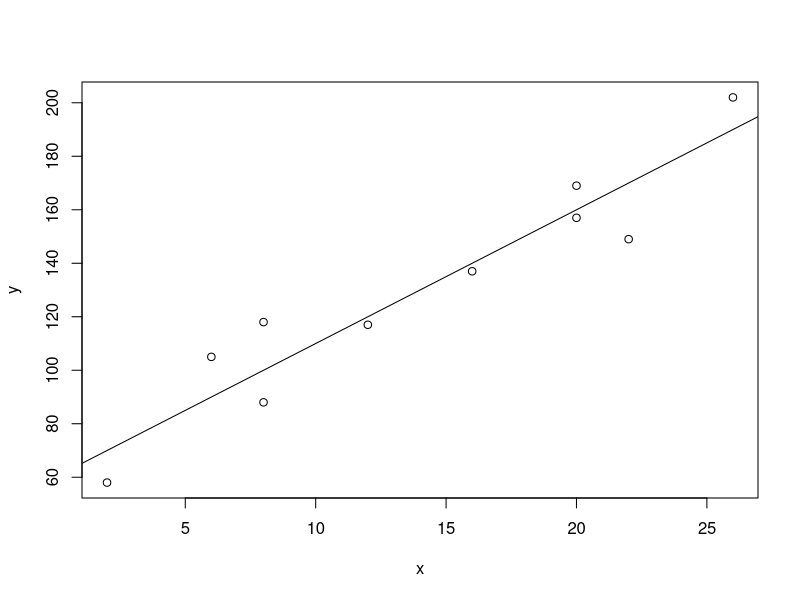
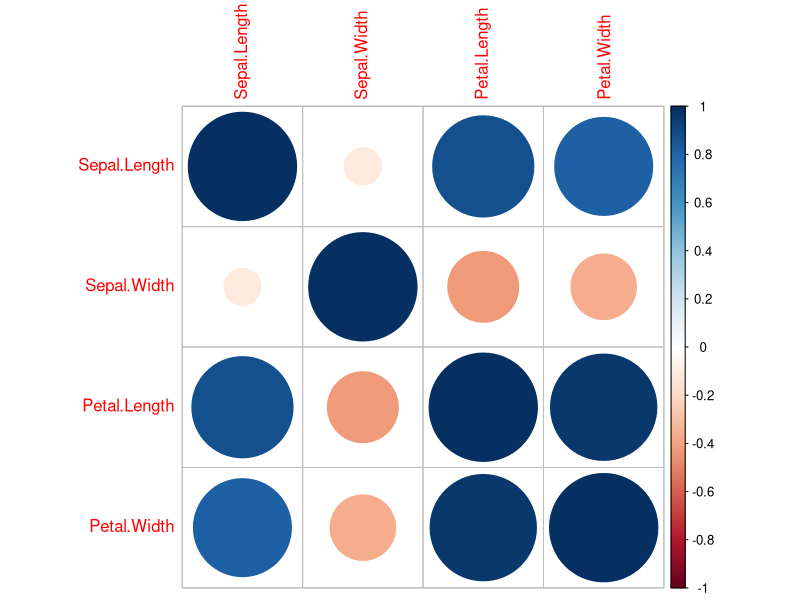

Here is the R script that generated these plots, in order:
# Regresion Lineal Simple
y = c(58,105,88,118,117,137,157,169,149,202)
x = c(2,6,8,8,12,16,20,20,22,26)
plot(x,y)
reg = lm(y~x)
summary(reg)
yest = reg$coefficients[1]+reg$coefficients[2]*x
cor(x,y)
abline(reg)
anova(reg)
library(xtable)
xtable(summary(reg))


# Regresion Lineal Multiple
data(iris)
c = cor(iris[,1:4])
#install.packages(corrplot)
library(corrplot)
corrplot(c)
reg2 = lm(iris$Petal.Length~iris$Petal.Width)
summary(reg2)
reg3 = lm(iris$Sepal.Width~iris$Sepal.Length)
summary(reg3)
reg4 = lm(iris$Petal.Width~iris$Sepal.Length+iris$Sepal.Width+iris$Petal.Length)
summary(reg4)


